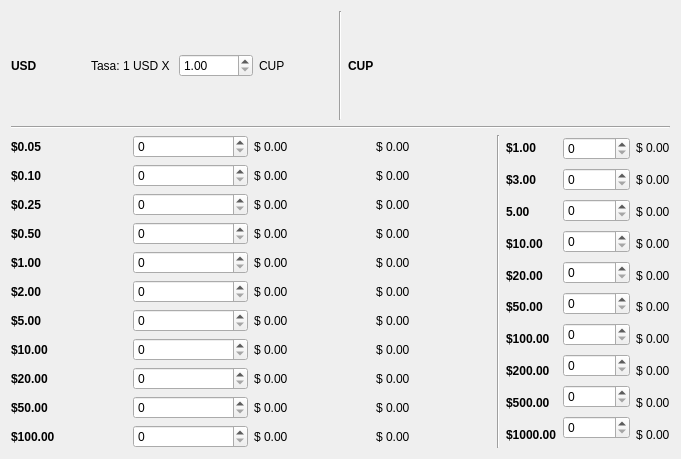
     <widget class="QWidget" name="verticalLayoutWidget_16">
      <property name="geometry">
       <rect>
        <x>10</x>
        <y>60</y>
        <width>681</width>
        <height>459</height>
       </rect>
      </property>
      <layout class="QVBoxLayout" name="verticalLayout_20">
       <item>
        <layout class="QHBoxLayout" name="horizontalLayout_17">
         <item>
          <layout class="QHBoxLayout" name="horizontalLayout_2">
           <item>
            <widget class="QLabel" name="l005Label_9">
             <property name="font">
              <font>
               <weight>75</weight>
               <bold>true</bold>
              </font>
             </property>
             <property name="text">
              <string>USD</string>
             </property>
            </widget>
           </item>
           <item>
            <widget class="QLabel" name="label_4">
             <property name="text">
              <string>Tasa: 1 USD X </string>
             </property>
            </widget>
           </item>
           <item>
            <widget class="QDoubleSpinBox" name="doubleSpinBox_tasa_de_cambio_USD">
             <property name="minimum">
              <double>1.000000000000000</double>
             </property>
             <property name="maximum">
              <double>1000.000000000000000</double>
             </property>
            </widget>
           </item>
           <item>
            <widget class="QLabel" name="label_6">
             <property name="text">
              <string>CUP</string>
             </property>
            </widget>
           </item>
          </layout>
         </item>
         <item>
          <widget class="Line" name="line_7">
           <property name="orientation">
            <enum>Qt::Vertical</enum>
           </property>
          </widget>
         </item>
         <item>
          <widget class="QLabel" name="l005Label_8">
           <property name="font">
            <font>
             <weight>75</weight>
             <bold>true</bold>
            </font>
           </property>
           <property name="text">
            <string>CUP</string>
           </property>
          </widget>
         </item>
        </layout>
       </item>
       <item>
        <widget class="Line" name="line_21">
         <property name="orientation">
          <enum>Qt::Horizontal</enum>
         </property>
        </widget>
       </item>
       <item>
        <layout class="QHBoxLayout" name="horizontalLayout_20">
         <item>
          <layout class="QHBoxLayout" name="horizontalLayout_18">
           <item>
            <layout class="QVBoxLayout" name="verticalLayout_12">
             <item>
              <widget class="QLabel" name="q005Label_3">
               <property name="font">
                <font>
                 <weight>75</weight>
                 <bold>true</bold>
                </font>
               </property>
               <property name="text">
                <string>$0.05</string>
               </property>
              </widget>
             </item>
             <item>
              <widget class="QLabel" name="q010Label_3">
               <property name="font">
                <font>
                 <weight>75</weight>
                 <bold>true</bold>
                </font>
               </property>
               <property name="text">
                <string>$0.10</string>
               </property>
              </widget>
             </item>
             <item>
              <widget class="QLabel" name="q025Label_3">
               <property name="font">
                <font>
                 <weight>75</weight>
                 <bold>true</bold>
                </font>
               </property>
               <property name="text">
                <string>$0.25</string>
               </property>
              </widget>
             </item>
             <item>
              <widget class="QLabel" name="q050Label_3">
               <property name="font">
                <font>
                 <weight>75</weight>
                 <bold>true</bold>
                </font>
               </property>
               <property name="text">
                <string>$0.50</string>
               </property>
              </widget>
             </item>
             <item>
              <widget class="QLabel" name="q100Label_5">
               <property name="font">
                <font>
                 <weight>75</weight>
                 <bold>true</bold>
                </font>
               </property>
               <property name="text">
                <string>$1.00</string>
               </property>
              </widget>
             </item>
             <item>
              <widget class="QLabel" name="q300Label_5">
               <property name="font">
                <font>
                 <weight>75</weight>
                 <bold>true</bold>
                </font>
               </property>
               <property name="text">
                <string>$2.00</string>
               </property>
              </widget>
             </item>
             <item>
              <widget class="QLabel" name="q500Label_5">
               <property name="font">
                <font>
                 <weight>75</weight>
                 <bold>true</bold>
                </font>
               </property>
               <property name="text">
                <string>$5.00</string>
               </property>
              </widget>
             </item>
             <item>
              <widget class="QLabel" name="q1000Label_5">
               <property name="font">
                <font>
                 <weight>75</weight>
                 <bold>true</bold>
                </font>
               </property>
               <property name="text">
                <string>$10.00</string>
               </property>
              </widget>
             </item>
             <item>
              <widget class="QLabel" name="q2000Label_5">
               <property name="font">
                <font>
                 <weight>75</weight>
                 <bold>true</bold>
                </font>
               </property>
               <property name="text">
                <string>$20.00</string>
               </property>
              </widget>
             </item>
             <item>
              <widget class="QLabel" name="q5000Label_5">
               <property name="font">
                <font>
                 <weight>75</weight>
                 <bold>true</bold>
                </font>
               </property>
               <property name="text">
                <string>$50.00</string>
               </property>
              </widget>
             </item>
             <item>
              <widget class="QLabel" name="q10000Label_5">
               <property name="font">
                <font>
                 <weight>75</weight>
                 <bold>true</bold>
                </font>
               </property>
               <property name="text">
                <string>$100.00</string>
               </property>
              </widget>
             </item>
            </layout>
           </item>
           <item>
            <layout class="QVBoxLayout" name="verticalLayout_15">
             <item>
              <widget class="QSpinBox" name="spinBox_cuc5cent">
               <property name="maximum">
                <number>100000000</number>
               </property>
              </widget>
             </item>
             <item>
              <widget class="QSpinBox" name="spinBox_cuc10cent">
               <property name="maximum">
                <number>100000000</number>
               </property>
              </widget>
             </item>
             <item>
              <widget class="QSpinBox" name="spinBox_cuc25cent">
               <property name="maximum">
                <number>100000000</number>
               </property>
              </widget>
             </item>
             <item>
              <widget class="QSpinBox" name="spinBox_cuc50cent">
               <property name="maximum">
                <number>100000000</number>
               </property>
              </widget>
             </item>
             <item>
              <widget class="QSpinBox" name="spinBox_cuc1">
               <property name="maximum">
                <number>100000000</number>
               </property>
              </widget>
             </item>
             <item>
              <widget class="QSpinBox" name="spinBox_cuc3">
               <property name="maximum">
                <number>100000000</number>
               </property>
              </widget>
             </item>
             <item>
              <widget class="QSpinBox" name="spinBox_cuc5">
               <property name="maximum">
                <number>100000000</number>
               </property>
              </widget>
             </item>
             <item>
              <widget class="QSpinBox" name="spinBox_cuc10">
               <property name="maximum">
                <number>100000000</number>
               </property>
              </widget>
             </item>
             <item>
              <widget class="QSpinBox" name="spinBox_cuc20">
               <property name="maximum">
                <number>100000000</number>
               </property>
              </widget>
             </item>
             <item>
              <widget class="QSpinBox" name="spinBox_cuc50">
               <property name="maximum">
                <number>100000000</number>
               </property>
              </widget>
             </item>
             <item>
              <widget class="QSpinBox" name="spinBox_cuc100">
               <property name="maximum">
                <number>100000000</number>
               </property>
              </widget>
             </item>
            </layout>
           </item>
           <item>
            <layout class="QVBoxLayout" name="verticalLayout_16">
             <item>
              <widget class="QLabel" name="cuc5centsumlabel">
               <property name="text">
                <string>$ 0.00</string>
               </property>
              </widget>
             </item>
             <item>
              <widget class="QLabel" name="cuc10centsumlabel">
               <property name="text">
                <string>$ 0.00</string>
               </property>
              </widget>
             </item>
             <item>
              <widget class="QLabel" name="cuc25centsumlabel">
               <property name="text">
                <string>$ 0.00</string>
               </property>
              </widget>
             </item>
             <item>
              <widget class="QLabel" name="cuc50centsumlabel">
               <property name="text">
                <string>$ 0.00</string>
               </property>
              </widget>
             </item>
             <item>
              <widget class="QLabel" name="cuc1sumlabel">
               <property name="text">
                <string>$ 0.00</string>
               </property>
              </widget>
             </item>
             <item>
              <widget class="QLabel" name="cuc3sumlabel">
               <property name="text">
                <string>$ 0.00</string>
               </property>
              </widget>
             </item>
             <item>
              <widget class="QLabel" name="cuc5sumlabel">
               <property name="text">
                <string>$ 0.00</string>
               </property>
              </widget>
             </item>
             <item>
              <widget class="QLabel" name="cuc10sumlabel">
               <property name="text">
                <string>$ 0.00</string>
               </property>
              </widget>
             </item>
             <item>
              <widget class="QLabel" name="cuc20sumlabel">
               <property name="text">
                <string>$ 0.00</string>
               </property>
              </widget>
             </item>
             <item>
              <widget class="QLabel" name="cuc50sumlabel">
               <property name="text">
                <string>$ 0.00</string>
               </property>
              </widget>
             </item>
             <item>
              <widget class="QLabel" name="cuc100sumlabel">
               <property name="text">
                <string>$ 0.00</string>
               </property>
              </widget>
             </item>
            </layout>
           </item>
           <item>
            <layout class="QVBoxLayout" name="verticalLayout_17">
             <item>
              <widget class="QLabel" name="cucTocup5centlabel">
               <property name="text">
                <string>$ 0.00</string>
               </property>
              </widget>
             </item>
             <item>
              <widget class="QLabel" name="cucTocup10centlabel">
               <property name="text">
                <string>$ 0.00</string>
               </property>
              </widget>
             </item>
             <item>
              <widget class="QLabel" name="cucTocup25centlabel">
               <property name="text">
                <string>$ 0.00</string>
               </property>
              </widget>
             </item>
             <item>
              <widget class="QLabel" name="cucTocup50centlabel">
               <property name="text">
                <string>$ 0.00</string>
               </property>
              </widget>
             </item>
             <item>
              <widget class="QLabel" name="cucTocup1label">
               <property name="text">
                <string>$ 0.00</string>
               </property>
              </widget>
             </item>
             <item>
              <widget class="QLabel" name="cucTocup3label">
               <property name="text">
                <string>$ 0.00</string>
               </property>
              </widget>
             </item>
             <item>
              <widget class="QLabel" name="cucTocup5label">
               <property name="text">
                <string>$ 0.00</string>
               </property>
              </widget>
             </item>
             <item>
              <widget class="QLabel" name="cucTocup10label">
               <property name="text">
                <string>$ 0.00</string>
               </property>
              </widget>
             </item>
             <item>
              <widget class="QLabel" name="cucTocup20label">
               <property name="text">
                <string>$ 0.00</string>
               </property>
              </widget>
             </item>
             <item>
              <widget class="QLabel" name="cucTocup50label">
               <property name="text">
                <string>$ 0.00</string>
               </property>
              </widget>
             </item>
             <item>
              <widget class="QLabel" name="cucTocup100label">
               <property name="text">
                <string>$ 0.00</string>
               </property>
              </widget>
             </item>
            </layout>
           </item>
           <item>
            <widget class="Line" name="line_9">
             <property name="orientation">
              <enum>Qt::Vertical</enum>
             </property>
            </widget>
           </item>
           <item>
            <layout class="QHBoxLayout" name="horizontalLayout_19">
             <item>
              <layout class="QVBoxLayout" name="verticalLayout_21">
               <item>
                <widget class="QLabel" name="p005Label_9">
                 <property name="font">
                  <font>
                   <weight>75</weight>
                   <bold>true</bold>
                  </font>
                 </property>
                 <property name="text">
                  <string>$1.00</string>
                 </property>
                </widget>
               </item>
               <item>
                <widget class="QLabel" name="p010Label_7">
                 <property name="font">
                  <font>
                   <weight>75</weight>
                   <bold>true</bold>
                  </font>
                 </property>
                 <property name="text">
                  <string>$3.00</string>
                 </property>
                </widget>
               </item>
               <item>
                <widget class="QLabel" name="p025Label_7">
                 <property name="font">
                  <font>
                   <weight>75</weight>
                   <bold>true</bold>
                  </font>
                 </property>
                 <property name="text">
                  <string>5.00</string>
                 </property>
                </widget>
               </item>
               <item>
                <widget class="QLabel" name="p050Label_7">
                 <property name="font">
                  <font>
                   <weight>75</weight>
                   <bold>true</bold>
                  </font>
                 </property>
                 <property name="text">
                  <string>$10.00</string>
                 </property>
                </widget>
               </item>
               <item>
                <widget class="QLabel" name="p2000Label_9">
                 <property name="font">
                  <font>
                   <weight>75</weight>
                   <bold>true</bold>
                  </font>
                 </property>
                 <property name="text">
                  <string>$20.00</string>
                 </property>
                </widget>
               </item>
               <item>
                <widget class="QLabel" name="p5000Label_9">
                 <property name="font">
                  <font>
                   <weight>75</weight>
                   <bold>true</bold>
                  </font>
                 </property>
                 <property name="text">
                  <string>$50.00</string>
                 </property>
                </widget>
               </item>
               <item>
                <widget class="QLabel" name="p10000Label_9">
                 <property name="font">
                  <font>
                   <weight>75</weight>
                   <bold>true</bold>
                  </font>
                 </property>
                 <property name="text">
                  <string>$100.00</string>
                 </property>
                </widget>
               </item>
               <item>
                <widget class="QLabel" name="p10000Label_11">
                 <property name="font">
                  <font>
                   <weight>75</weight>
                   <bold>true</bold>
                  </font>
                 </property>
                 <property name="text">
                  <string>$200.00</string>
                 </property>
                </widget>
               </item>
               <item>
                <widget class="QLabel" name="p10000Label_12">
                 <property name="font">
                  <font>
                   <weight>75</weight>
                   <bold>true</bold>
                  </font>
                 </property>
                 <property name="text">
                  <string>$500.00</string>
                 </property>
                </widget>
               </item>
               <item>
                <widget class="QLabel" name="p10000Label_13">
                 <property name="font">
                  <font>
                   <weight>75</weight>
                   <bold>true</bold>
                  </font>
                 </property>
                 <property name="text">
                  <string>$1000.00</string>
                 </property>
                </widget>
               </item>
              </layout>
             </item>
             <item>
              <layout class="QVBoxLayout" name="verticalLayout_22">
               <item>
                <widget class="QSpinBox" name="spinBox_cup1">
                 <property name="maximum">
                  <number>100000000</number>
                 </property>
                </widget>
               </item>
               <item>
                <widget class="QSpinBox" name="spinBox_cup3">
                 <property name="maximum">
                  <number>100000000</number>
                 </property>
                </widget>
               </item>
               <item>
                <widget class="QSpinBox" name="spinBox_cup5">
                 <property name="maximum">
                  <number>100000000</number>
                 </property>
                </widget>
               </item>
               <item>
                <widget class="QSpinBox" name="spinBox_cup10">
                 <property name="maximum">
                  <number>100000000</number>
                 </property>
                </widget>
               </item>
               <item>
                <widget class="QSpinBox" name="spinBox_cup20">
                 <property name="maximum">
                  <number>100000000</number>
                 </property>
                </widget>
               </item>
               <item>
                <widget class="QSpinBox" name="spinBox_cup50">
                 <property name="maximum">
                  <number>100000000</number>
                 </property>
                </widget>
               </item>
               <item>
                <widget class="QSpinBox" name="spinBox_cup100">
                 <property name="maximum">
                  <number>100000000</number>
                 </property>
                </widget>
               </item>
               <item>
                <widget class="QSpinBox" name="spinBox_cup200">
                 <property name="maximum">
                  <number>100000000</number>
                 </property>
                </widget>
               </item>
               <item>
                <widget class="QSpinBox" name="spinBox_cup500">
                 <property name="maximum">
                  <number>100000000</number>
                 </property>
                </widget>
               </item>
               <item>
                <widget class="QSpinBox" name="spinBox_cup1000">
                 <property name="maximum">
                  <number>100000000</number>
                 </property>
                </widget>
               </item>
              </layout>
             </item>
             <item>
              <layout class="QVBoxLayout" name="verticalLayout_23">
               <item>
                <widget class="QLabel" name="label_cup1">
                 <property name="text">
                  <string>$ 0.00</string>
                 </property>
                </widget>
               </item>
               <item>
                <widget class="QLabel" name="label_cup3">
                 <property name="text">
                  <string>$ 0.00</string>
                 </property>
                </widget>
               </item>
               <item>
                <widget class="QLabel" name="label_cup5">
                 <property name="text">
                  <string>$ 0.00</string>
                 </property>
                </widget>
               </item>
               <item>
                <widget class="QLabel" name="label_cup10">
                 <property name="text">
                  <string>$ 0.00</string>
                 </property>
                </widget>
               </item>
               <item>
                <widget class="QLabel" name="label_cup20">
                 <property name="text">
                  <string>$ 0.00</string>
                 </property>
                </widget>
               </item>
               <item>
                <widget class="QLabel" name="label_cup50">
                 <property name="text">
                  <string>$ 0.00</string>
                 </property>
                </widget>
               </item>
               <item>
                <widget class="QLabel" name="label_cup100">
                 <property name="text">
                  <string>$ 0.00</string>
                 </property>
                </widget>
               </item>
               <item>
                <widget class="QLabel" name="label_cup200">
                 <property name="text">
                  <string>$ 0.00</string>
                 </property>
                </widget>
               </item>
               <item>
                <widget class="QLabel" name="label_cup500">
                 <property name="text">
                  <string>$ 0.00</string>
                 </property>
                </widget>
               </item>
               <item>
                <widget class="QLabel" name="label_cup1000">
                 <property name="text">
                  <string>$ 0.00</string>
                 </property>
                </widget>
               </item>
              </layout>
             </item>
            </layout>
           </item>
          </layout>
         </item>
        </layout>
       </item>
      </layout>
     </widget>
